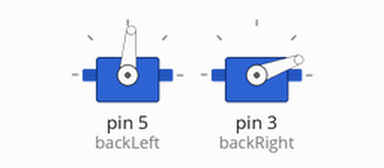
A sketch run on a simulated Arduino Uno, built with avr-gcc and run on an emulated ATmega328P. Parts: 2 × servo. At 7.8 s the program stops and its outputs stay as they are.

Above: at 1.05 s.
At 1.75 s:
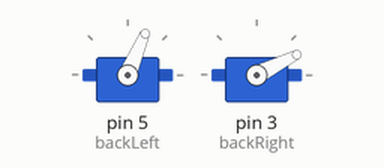
At 2.1 s:
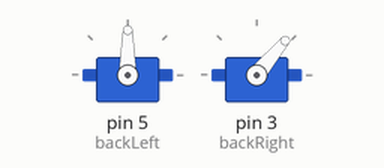
At 2.5 s:
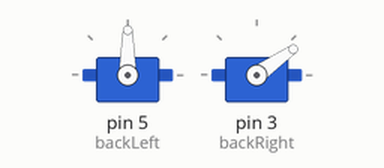
Timing chart, 0 to 4.9 s (numbered marks = the images above):
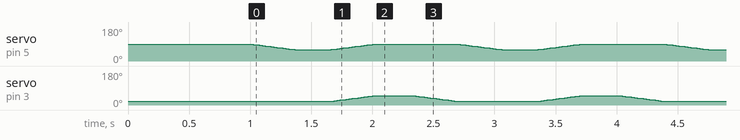

The sketch:

M2.ino
```cpp
#include <Servo.h>

// We are isolating the test to ONLY the back legs
Servo backLeft;    // Pin 5
Servo backRight;   // Pin 3 (This one has the crooked hardware!)

// The mechanical offset for the Back Right leg
int offsetBR = -70;

// Trackers for the Kinematics Engine
int currentBL = 90;
int currentBR = 20; // MUST start at 20 (which is 90 + offsetBR) to prevent the snap!

void setup() {
  // Pre-load the exact resting positions so they don't jump when attached
  backLeft.write(currentBL);
  backRight.write(currentBR);

  // Attach Pins
  backLeft.attach(5);
  backRight.attach(3);

  delay(1000); // Give the robot a second to stabilize
}

void loop() {
  // The Command Center: Run the march exactly 4 times
  for (int i = 0; i < 4; i++) {
    alternatingMarch();
  }

  // Permanent Stop: Freeze the processor when the test is finished
  while (true) {}
}

// --- MOVEMENT FUNCTIONS ---

void alternatingMarch() {
  // 1. Lift Back Left, Plant Back Right
  moveBackLegsSlowly(60, 90);
  delay(300); // Short pause at the top of the step

  // 2. Plant Back Left, Lift Back Right
  moveBackLegsSlowly(90, 120);
  delay(300); // Short pause at the top of the step

  // 3. Return both to Neutral at the end of a cycle
  moveBackLegsSlowly(90, 90);
}


// --- KINEMATICS ENGINE ---
// Slices the movements into tiny steps so the robot moves smoothly
void moveBackLegsSlowly(int targetBL, int targetBR) {

  // Apply offset for Back Right and constrain to prevent 0-degree crashes
  int actualTargetBR = constrain(targetBR + offsetBR, 0, 180);

  // Keep stepping until the back legs reach their target
  while (currentBL != targetBL || currentBR != actualTargetBR) {

    if (currentBL < targetBL) currentBL++; else if (currentBL > targetBL) currentBL--;
    if (currentBR < actualTargetBR) currentBR++; else if (currentBR > actualTargetBR) currentBR--;

    backLeft.write(currentBL);
    backRight.write(currentBR);

    // Adjust this delay to change the speed (higher = slower, 12 is nice and snappy for a march)
    delay(12);
  }
}
```
